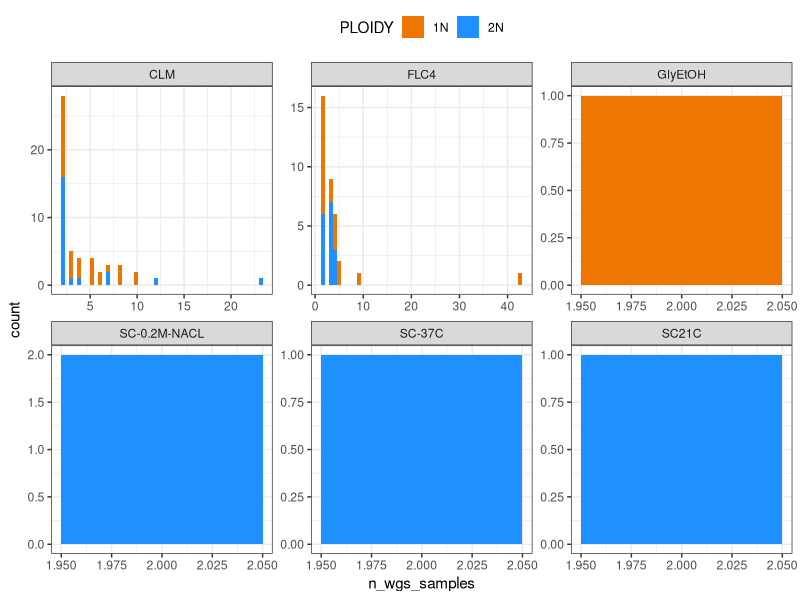

Recreate this plot in R.
# barcode reconciling script
# goal: count up instances of correspondnce and disagreement by source and ploidy; output unique counts
# last updated: 2019-MAY-21 by PTH

library(dplyr)
library(ggplot2)
setwd("~/Dropbox/PLT/analysis_PLT/PLT/data/mutations/final_BC_calls_2019-MAY-21")

# load data
bcs <- read.table("2019-MAY-21_reconciling.txt",T,"\t")

# make call to flag if absent in LH but present in LY
bcs$YL_not_LH <- (bcs$LH_Diverse.BC %in% c("ABSENT","None")) & (!bcs$YL_Diverse.BC %in% c('None'))
#table(bcs$YL_not_LH)

# make call to flag if absent in YL but present in LH
bcs$LH_not_YL <- (!bcs$LH_Diverse.BC %in% c("ABSENT",'None')) & (bcs$YL_Diverse.BC %in% c('None'))
#table(bcs$LH_not_YL)

# make call to flag if barcode in both and they are the same
bcs$DBC_match <- (as.vector(bcs$LH_Diverse.BC) == as.vector(bcs$YL_Diverse.BC)) & (bcs$LH_Diverse.BC != "None")
#table(bcs$DBC_match)

bcs$DBC_conflict <- (as.vector(bcs$LH_Diverse.BC) != as.vector(bcs$YL_Diverse.BC)) & ((!bcs$LH_Diverse.BC %in% c('ABSENT','None')) & (!bcs$YL_Diverse.BC %in% c('None')))
#table(bcs$DBC_conflict)
#bcs[bcs$DBC_conflict==TRUE,grep('Diverse.BC',names(bcs))]

# make call to flag if absent in both:
bcs$no_BC <- (bcs$LH_Diverse.BC %in% c("ABSENT",'None')) & (bcs$YL_Diverse.BC %in% c('None'))
table(bcs$no_BC)

# exclude rows with multiple BC calls from Milo's script
bcs$multiple_DBCs <- FALSE
bcs$multiple_DBCs[grep(';',bcs$YL_Diverse.BC)] <- TRUE
#table(bcs$multiple_DBCs)

# write intermediate file for further reconciling elsewhere:
write.csv(bcs, file = './bcs_transformed_2019-JUN-18.csv',row.names = F)

# exclude rows with multiple barcodes:
bcs2 <- dplyr::filter(bcs,multiple_DBCs==FALSE)

# need to check that there is a flag in every row:
bcs2$flag_sum <- apply(bcs2[,names(bcs2) %in% c('YL_not_LH','LH_not_YL','DBC_match','no_BC','DBC_conflict')], 1, sum)
#table(bcs2$flag_sum)

# find total number of WGS per barcode call per ploidy and source:
WGS_summary <- dplyr::group_by(bcs2, SOURCE, PLOIDY) %>%
  summarise(n_YL_not_LH = sum(YL_not_LH, na.rm = T),
            n_HL_not_YL = sum(LH_not_YL, na.rm = T),
            n_DBC_match = sum(DBC_match, na.rm = T),
            n_DBC_conflict = sum(DBC_conflict, na.rm = T),
            n_no_BC = sum(no_BC, na.rm = T),
            tot_with_DBC = sum(n_YL_not_LH,n_HL_not_YL,n_DBC_match),
            tot_WGS = length(FULL_WGS_SAMPLE_ID),
            prop_WGS = round(tot_with_DBC/tot_WGS,2))

# export table:
write.table(WGS_summary, file = "WGS_summary.txt", row.names = F, quote = F, sep = '\t')

# generate table where we consider unique barcodes.
# construct Diverse.BC column and then tabulate how many WGS samples per barcode (>=2)
# and then how many unique genotypes we have WGS data per env and ploidy

# bring in relevant rows to compile consensus DBCs
bcs2$Diverse.BC <- "no_consensus"
bcs2$Diverse.BC[bcs2$LH_not_YL==TRUE] <- paste0(bcs2$LH_Diverse.BC[bcs2$LH_not_YL==TRUE])
bcs2$Diverse.BC[bcs2$YL_not_LH==TRUE] <- paste0(bcs2$YL_Diverse.BC[bcs2$YL_not_LH==TRUE])
bcs2$Diverse.BC[bcs2$DBC_match==TRUE] <- paste0(bcs2$YL_Diverse.BC[bcs2$DBC_match==TRUE])

# now, grab all unique Diverse.BCs
bcs3 <- dplyr::filter(bcs2, Diverse.BC != 'no_consensus')

# generate table of all uniques
unique_bcs <- dplyr::select(bcs3, Diverse.BC, SOURCE, PLOIDY) %>%
  unique(.) %>% group_by(SOURCE, PLOIDY) %>%
  summarise(n_unique_bcs = length(Diverse.BC)) %>%
  arrange()

# export this table; load into presentation
write.table(unique_bcs, file = "unique_bcs_table.txt", row.names = F, quote = F, sep = '\t')

bc_counts <- dplyr::group_by(bcs3, Diverse.BC, SOURCE, PLOIDY) %>%
  summarise(n_wgs_samples = length(Diverse.BC)) %>% 
  #filter(n_wgs_samples > 1) %>%
  arrange(desc(n_wgs_samples))

# figure out easy way to plot these data by source:
wgs_sample_coverage_p1 <- ggplot(dplyr::filter(bc_counts, n_wgs_samples > 1), aes(x = n_wgs_samples, fill = PLOIDY)) + 
  geom_histogram(bins = 50) + facet_wrap(~ SOURCE, scales='free') +
  scale_fill_manual(values = c('darkorange2','dodgerblue')) +
  theme_bw() + theme(legend.position = "top")

ggsave(wgs_sample_coverage_p1, file = "wgs_sample_coverage_p1.pdf", width = 5, height = 3.5)

# export this table
write.table(bc_counts, file = "n_wgs_samples_count.txt", row.names = F, quote = F, sep = '\t')

# possible next exercise: take all samples with same consensus barcode and generate list of .fastq files to collapse
# to re-run variant calling to increase coverage.